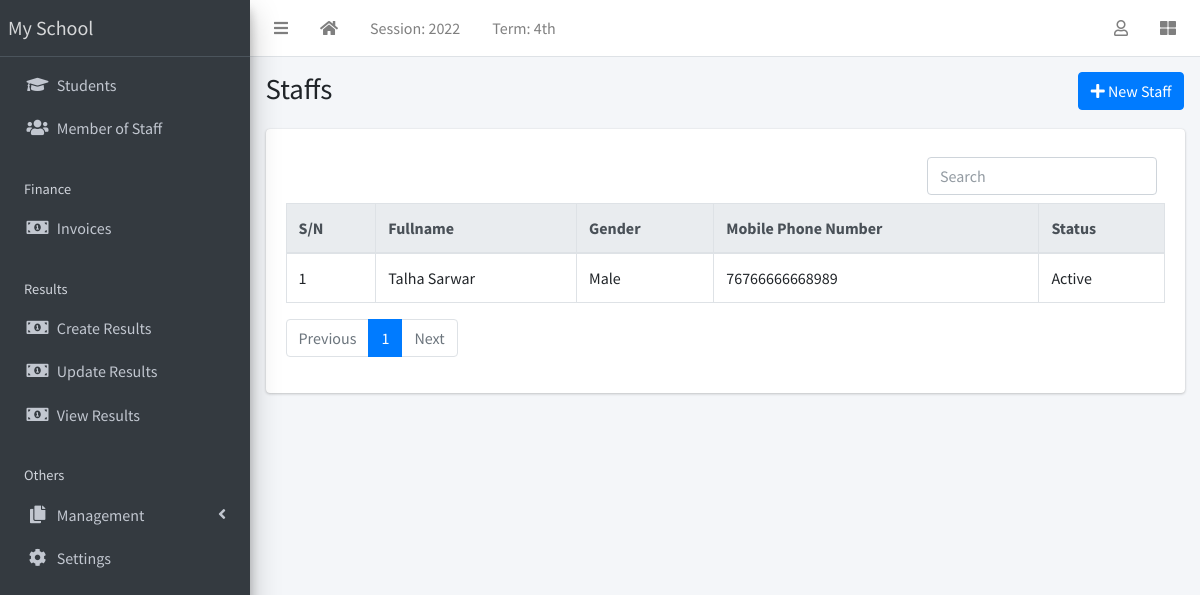
Screenshot of /appURL/staffrecord/ with the database file from the repository.
### schoolapp/models.py (models this page shows, shortened)
class Staff(models.Model):
    statuschoice = [
        ('Active','Active'),
        ('Inactive','Inactive'),
    ]
    genders = [
        ('Male','Male'),
        ('Female','Female'),
    ]
    mobile_num_regex = RegexValidator(
        regex="^[0-9]{10,15}$", message="Entered mobile number isn't in a right format!"
    )
    status = models.CharField(max_length=100,choices=statuschoice,default='Active')
    first_name = models.CharField(max_length=500)
    sur_name = models.CharField(max_length=500)
    other_name = models.CharField(max_length=500, blank=True,null=True)
    gender = models.CharField(max_length=300,choices=genders,default='Male')
    date_of_birth = models.DateField()
    date_of_addmission = models.DateField()
    mobile_no = models.IntegerField(validators=[mobile_num_regex],unique=True)
    address = models.TextField(null=True, blank=True)
    others = models.TextField(null=True, blank=True)

### schoolapp/views.py (the view)
# urls.py: path('staffrecord/', views.StaffRecord,name="staffrecord"),
def StaffRecord(request):
    ctx = {}
    query = request.GET.get("q")
    if query:
        first_name = Staff.objects.filter(first_name__icontains=query)
        sur_name = Staff.objects.filter(sur_name__icontains=query)
        other_name = Staff.objects.filter(other_name__icontains=query)
        gender = Staff.objects.filter(gender__icontains=query)
        status = Staff.objects.filter(status__icontains=query)
        mobile_no = Staff.objects.filter(mobile_no__icontains=query)
        address = Staff.objects.filter(address__icontains=query)
        others = Staff.objects.filter(others__icontains=query)
        allStaff = first_name.union(sur_name, other_name, gender, status,
                                      mobile_no, address, others)
        page = request.GET.get('page', 1)
        paginator = Paginator(allStaff, 10)
        try:
            users = paginator.page(page)
        except PageNotAnInteger:
            users = paginator.page(1)
        except EmptyPage:
            users = paginator.page(paginator.num_pages)
    else:
        allStaff = Staff.objects.all()
        page = request.GET.get('page', 1)
        paginator = Paginator(allStaff, 10)
        try:
            users = paginator.page(page)
        except PageNotAnInteger:
            users = paginator.page(1)
        except EmptyPage:
            users = paginator.page(paginator.num_pages)
    ctx["allStaff"] = users
    if is_ajax(request=request):
        html = render_to_string(template_name="schoolapp/ajax_staff_record.html", context={"allStaff": allStaff})
        data_dict = {"html_from_view": html}
        return JsonResponse(data=data_dict, safe=False)
    return render(request,"schoolapp/staff.html",ctx)

### schoolapp/views.py (called while the page is built)
def is_ajax(request):
    return request.META.get('HTTP_X_REQUESTED_WITH') == 'XMLHttpRequest'

### schoolapp/templates/schoolapp/staff.html (shortened to what this page needs)
{% extends 'base.html' %}
{% block body %}
		<div class="content-wrapper">
      <section class="content-header">
        <div class="container-fluid">
          <div class="row mb-1">
            <div class="col-sm-8">
              <h1>Staffs</h1>
            </div>
            <div class="col-sm-4">
              <ol class="breadcrumb float-sm-right">
                <li class="breadcrumb-item">
<a class="btn btn-primary" href="/appURL/createstaff/"><i
    class="fas fa-plus"></i> New Staff</a>
</li>
              </ol>
            </div>
          </div>
        </div>
      </section>
      <section class="content">
        <div class="container-fluid">
          <div class="row">
            <div class="col-md-12">
              <div class="card">
                <div class="card-body">
                  <div class="row">
                    <div class="col">
                      <div class="offset-md-8 col-md-4">
                      	<form class="my-2 mx-5 mr-auto">
            <input class="form-control mr-sm-2" type="text" placeholder="Search" aria-label="Search" id="user-input_staff">
          </form>
                      </div>
  <div class="table-responsive">
    <table id="studenttable_staff" class="table table-bordered table-hover" data-page-length='100'>
      {% include 'schoolapp/ajax_staff_record.html' %}
    </table>
  </div>
  <nav aria-label="Page navigation example">
    <ul class="pagination">
       {% if allStaff.has_previous %}
        <li class="page-item"><a class="page-link" href="?page={{ allStaff.previous_page_number}}">Previous</a></li>
      {% else %}
        <li class="disabled page-item"><a class="page-link">Previous</a></li>
      {% endif %}
      {% for i in allStaff.paginator.page_range %}
        {% if allStaff.number == i %}
          <li class="active page-item"><a class="page-link">{{ i }}</a> <span class="sr-only">(current)</span></span></li>
        {% else %}
          <li class="page-item"><a class="page-link" href="?page={{ i }}">{{ i }}</a></li>
        {% endif %}
      {% endfor %}
      {% if allStaff.has_next %}
        <li class="page-item"><a class="page-link" href="?page={{ allStafft.next_page_number }}">Next</a></li>
      {% else %}
        <li class="disabled page-item"><a class="page-link">Next</a></li>
      {% endif %}
    </ul>
  </nav>
                    </div>
                  </div>
                </div>
              </div>
            </div>
          </div>
        </div>
      </section>
    </div>
		{% endblock body %}

### schoolapp/templates/schoolapp/ajax_staff_record.html
<thead class="thead-light">
    <tr>
      <th>S/N</th>
      <th>Fullname</th>
      <th>Gender</th>
      <th>Mobile Phone Number</th>
      <th>Status</th>
    </tr>
  </thead>
  <tbody>
      {% for stu in allStaff %}
      <tr class='clickable-row' data-href="/appURL/getstaffrecord/{{stu.id}}">
        <td>{{forloop.counter}}</td>
        <td>{{stu.first_name}} {{stu.sur_name}}</td>
        <td>{{stu.gender}}</td>
        <td>{{stu.mobile_no}}</td>
        <td>{{stu.status}}</td>
      </tr>
      {% endfor %}
      </tbody>

### rows the page displays
Staff: first_name "Talha", sur_name "Sarwar", gender "Male", mobile_no "76766666668989", status "Active"

### other values shown
{{ i }} "1"
